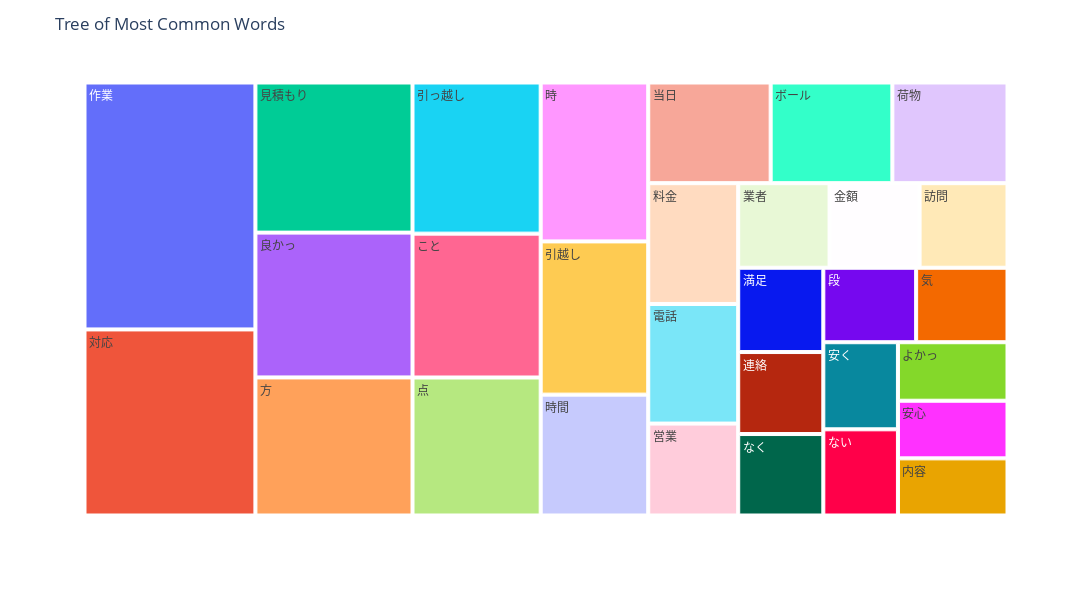

Notebook source saved alongside this figure:
### Code cell
# 単語数の分布
npt_comment.treemap(
    title='Tree of Most Common Words',
    ngram=1,
    top_n=30,
    stopwords=stopwords,
)

### Figure 1 — Plotly figure (JSON) as saved in the notebook; plotly's stock layout.template omitted (floating-point values rounded to 4 significant figures)
{"data": [{"branchvalues": "total", "domain": {"x": [0, 1], "y": [0, 1]}, "hovertemplate": "labels=%{label}<br>word_count=%{value}<br>parent=%{parent}<br>id=%{id}<extra></extra>", "ids": ["こと", "ない", "なく", "よかっ", "ボール", "作業", "内容", "営業", "安く", "安心", "対応", "引っ越し", "引越し", "当日", "料金", "方", "時", "時間", "業者", "段", "気", "満足", "点", "良かっ", "荷物", "見積もり", "訪問", "連絡", "金額", "電話"], "labels": ["こと", "ない", "なく", "よかっ", "ボール", "作業", "内容", "営業", "安く", "安心", "対応", "引っ越し", "引越し", "当日", "料金", "方", "時", "時間", "業者", "段", "気", "満足", "点", "良かっ", "荷物", "見積もり", "訪問", "連絡", "金額", "電話"], "name": "", "parents": ["", "", "", "", "", "", "", "", "", "", "", "", "", "", "", "", "", "", "", "", "", "", "", "", "", "", "", "", "", ""], "type": "treemap", "values": [8240, 2874, 3098, 2864, 5475, 18861, 2797, 3696, 2905, 2822, 14212, 8657, 7365, 5507, 4858, 9692, 7638, 5810, 3454, 3088, 3040, 3205, 7905, 10165, 5179, 10538, 3324, 3119, 3403, 4809]}], "layout": {"height": 600, "legend": {"tracegroupgap": 0}, "margin": {"t": 60}, "title": {"text": "Tree of Most Common Words"}, "width": 1300}}
